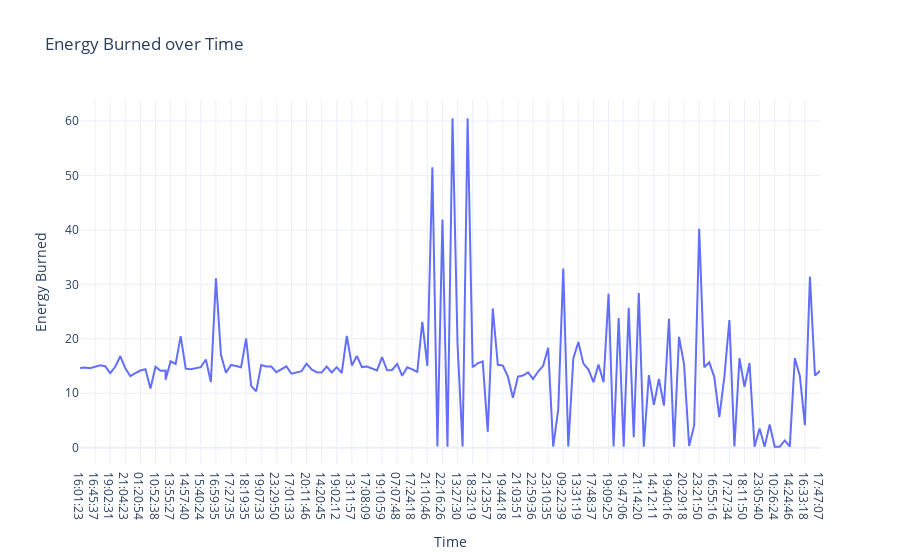

The code cell stored with this chart in its notebook:
### Code cell
fig3 = px.line(data,x='Time',y="Energy Burned",title="Energy Burned over Time")
fig3.show()

### Figure 1 — Plotly figure (JSON) as saved in the notebook; plotly's stock layout.template omitted (floating-point values rounded to 4 significant figures; data arrays with more than 128 entries replaced by an {"elided": "..."} marker saying what was removed)
{"data": [{"hovertemplate": "Time=%{x}<br>Energy Burned=%{y}<extra></extra>", "legendgroup": "", "line": {"color": "#636efa", "dash": "solid"}, "marker": {"symbol": "circle"}, "mode": "lines", "name": "", "orientation": "v", "showlegend": false, "type": "scatter", "x": {"elided": "149 str values"}, "xaxis": "x", "y": {"elided": "149 float values"}, "yaxis": "y"}], "layout": {"legend": {"tracegroupgap": 0}, "title": {"text": "Energy Burned over Time"}, "xaxis": {"anchor": "y", "domain": [0, 1], "title": {"text": "Time"}}, "yaxis": {"anchor": "x", "domain": [0, 1], "title": {"text": "Energy Burned"}}}}
